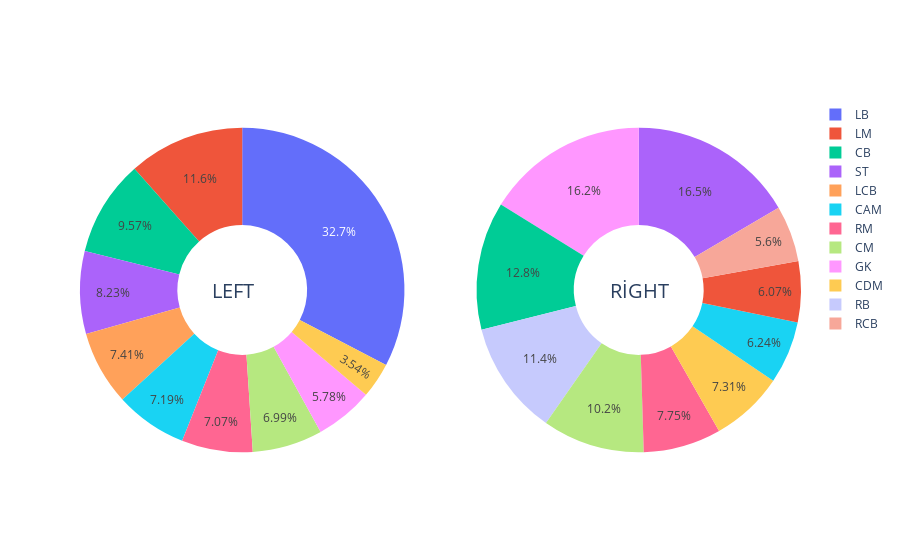

The notebook cell this image was saved under:
### Markdown cell above
# Plotly - Donut Chart ( Interactive )
### Effect of preferred foot on position
* GK (Goalkeeper)
* RB (Right Back)
* RWB (Right Wing Back)
* LB (Lef Back)
* LWB (Lef Wing Back)
* CB (Center Back)
* RCB (Right Center Back)
* LCB (Left Center Back)
* CM (Center Midfielder)
* RCM (Right Center Midfielder)
* LCM (Left Center Midfielder)
* CDM (Center Defensive Midfielder)
* RCDM (Right Center Defensive Midfielder)
* LCDM (Left Center Defensive Midfielder
* CAM (Center Attacking Midfielder)
* RM (Right Midfielder)
* RWM (Right Wing Midfielder)
* LM (Left Midfielder)
* LWM (Left Wing Midfielder)
* ST (Striker)
* CF (Center Forward)
* RF (Right Forward)
* LF (Left Forward)
* SF (Secret Forward)

### Code cell
LeftLabels = df[df["Preferred Foot"]=="Left"].Position.value_counts().head(10).index
LeftValues = df[df["Preferred Foot"]=="Left"].Position.value_counts().head(10).values
RightLabels = df[df["Preferred Foot"]=="Right"].Position.value_counts().head(10).index
RightValues = df[df["Preferred Foot"]=="Right"].Position.value_counts().head(10).values

from plotly.subplots import make_subplots

# Create subplots: use 'domain' type for Pie subplot
fig = make_subplots(rows=1, cols=2, specs=[[{'type':'domain'}, {'type':'domain'}]])
fig.add_trace(go.Pie(labels=LeftLabels, values=LeftValues, name="Left Foot Preferred"),
              1, 1)
fig.add_trace(go.Pie(labels=RightLabels, values=RightValues, name="Right Foot Preferred"),
              1, 2)

# Use `hole` to create a donut-like pie chart
fig.update_traces(hole=.4, hoverinfo="label+percent+name")

fig.update_layout(
    # Add annotations in the center of the donut pies.
    annotations=[dict(text='LEFT', x=0.18, y=0.5, font_size=20, showarrow=False),
                 dict(text='RİGHT', x=0.82, y=0.5, font_size=20, showarrow=False)])
fig.show()

### Figure 1 — Plotly figure (JSON) as saved in the notebook; plotly's stock layout.template omitted (floating-point values rounded to 4 significant figures)
{"data": [{"domain": {"x": [0.0, 0.45], "y": [0.0, 1.0]}, "hole": 0.4, "hoverinfo": "label+percent+name", "labels": ["LB", "LM", "CB", "ST", "LCB", "CAM", "RM", "CM", "GK", "CDM"], "name": "Left Foot Preferred", "type": "pie", "values": [1163, 412, 341, 293, 264, 256, 252, 249, 206, 126]}, {"domain": {"x": [0.55, 1.0], "y": [0.0, 1.0]}, "hole": 0.4, "hoverinfo": "label+percent+name", "labels": ["ST", "GK", "CB", "RB", "CM", "RM", "CDM", "CAM", "LM", "RCB"], "name": "Right Foot Preferred", "type": "pie", "values": [1859, 1819, 1437, 1277, 1145, 872, 822, 702, 683, 630]}], "layout": {"annotations": [{"font": {"size": 20}, "showarrow": false, "text": "LEFT", "x": 0.18, "y": 0.5}, {"font": {"size": 20}, "showarrow": false, "text": "RİGHT", "x": 0.82, "y": 0.5}]}}
